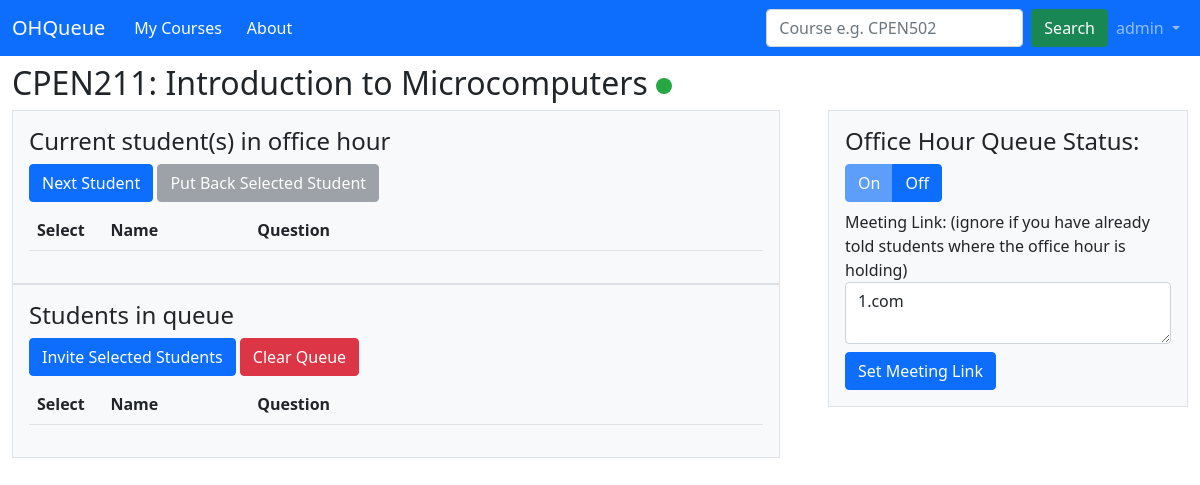
The app's page /course/1 (signed in) with its own data.
### ohq/models.py (models this page shows, shortened)
class Course(models.Model):
    code = models.CharField(max_length=10)
    subject = models.CharField(null=False,
        max_length=5,
        choices=SUBJECT_CODE,
        default=CPEN)
    number = models.IntegerField(default=0)
    session = models.CharField(max_length=5, default="")
    semester = models.CharField(null=False,
        max_length=2,
        choices=SEMESTER,
        default=W1)
    course_name = models.CharField(max_length=100, default="")
    status = models.BooleanField(default=False)
    meeting_link = models.URLField(default="")
    teaching_instructor = models.ManyToManyField("Instructor")

### ohq/views.py (the view, shortened to what this page needs)
# urls.py: path("course/<int:pk>", views.CourseQueueView.as_view(), name="course_queue"),
class CourseQueueView(generic.DetailView):
    model = Course
    template_name = "ohq/course_queue.html"
    def get_context_data(self, **kwargs):
        def get_queue(course):
            result = []
            query_set = Queue.objects.filter(course=course).order_by("joined_time").all()
            return result
        def get_subqueue(course):
            result = []
            query_set = Queue.objects.filter(course=course, instructor=self.request.user.instructor).order_by("joined_time").all()
            if len(query_set) == 0:
                return result
        context = super().get_context_data(**kwargs)
        course = get_object_or_404(Course, pk=self.kwargs["pk"])
        is_instructor = check_is_instructor(self.request.user, course)
        if is_instructor:
            context["is_instructor"] = is_instructor
            context["queue"] = get_queue(course)
            context["sub_queue"] = get_subqueue(course)
        return context

### ohq/views.py (called while the page is built)
def check_is_instructor(user, course):
    is_instructor = False
    if user.id is not None:
        results = Instructor.objects.filter(user=user, teaching_course=course).count()
        if results > 0:
            is_instructor = True
    return is_instructor

### ohq/templates/ohq/course_queue.html (shortened to what this page needs)
<!DOCTYPE html>
<html lang="en">
  <head>
    {% load static %}
    <link
      href="https://cdn.jsdelivr.net/npm/bootstrap@5.1.3/dist/css/bootstrap.min.css"
      rel="stylesheet"
>
  </head>
  <body>
    <nav class="navbar navbar-expand-lg navbar-dark bg-primary">
      <div class="container-fluid">
        <a class="navbar-brand" href="/">OHQueue</a>
        <form action="{% url 'ohq:my_courses' %}">
          <div class="btn-group" role="group">
            <button type="submit" class="btn btn-primary">My Courses</button>
            <button type="button" class="btn btn-primary">About</button>
          </div>
        </form>
        <div class="collapse navbar-collapse justify-content-end"
          id="navbarSupportedContent">
          <form class="d-flex" action="{% url 'ohq:prepare_search' %}" method="post">
            <input class="form-control me-2" type="search"
            placeholder="Course e.g. CPEN502" aria-label="Search"
            name="search_query">
            <button class="btn btn-success" type="submit">Search</button>
          </form>
          {% if user.is_authenticated %}
          <ul class="navbar-nav mb-2 mb-lg-0">
            <li class="nav-item dropdown">
              <a class="nav-link dropdown-toggle" href="#" id="navbarDropdown"
                role="button" data-bs-toggle="dropdown" aria-expanded="false">
                {{ user.username }}
              </a>
            </li>
          </ul>
          {% endif %}
        </div>
      </div>
    </nav>
      <div class="container-fluid mt-2">
        <h2>
          {{ course.code }}: {{ course.course_name }}
          {% if course.status %}
          <svg xmlns="http://www.w3.org/2000/svg" width="16" height="16"
            fill="currentColor"
            class="bi bi-circle-fill" viewBox="0 0 16 16" style="fill:#28a745">
            <circle cx="8" cy="8" r="8"></circle>
          </svg>
          {% else %}
          <svg xmlns="http://www.w3.org/2000/svg" width="16" height="16"
            fill="currentColor"
            class="bi bi-circle-fill" viewBox="0 0 16 16" style="fill:#dc3545">
            <circle cx="8" cy="8" r="8"></circle>
          </svg>
          {% endif %}
        </h2>
        <div class="row gx-5">
          {% if is_instructor %}
          <div class="col-8">
            {% if course.status %}
            <div class="container p-3 border bg-light">
              <h4>Current student(s) in office hour</h4>
              <form action="{{ course.pk }}/next_student" method="post">
                <button type="submit" class="btn btn-primary">Next Student</button>
                {% if sub_queue|length != 0 %}
                <button type="submit" class="btn btn-secondary" formaction="{{ course.pk }}/put_back">Put Back Selected Student</button>
                {% else %}
                <button type="submit" class="btn btn-secondary" disabled>Put Back Selected Student</button>
                {% endif %}
                <table class="table table-striped mt-2">
                  <thead>
                    <tr>
                      <th style="width: 10%">Select</th>
                      <th style="width: 20%">Name</th>
                      <th style="width: 70%">Question</th>
                    </tr>
                  </thead>
                </table>
              </form>
            </div>
            <div class="container p-3 border bg-light">
              <h4>Students in queue</h4>
              <form action="{{ course.pk }}/invite_students" method="post">
                  <button type="submit" class="btn btn-primary">Invite Selected
                    Students</button>
                  <button type="button" class="btn btn-danger" data-bs-toggle="modal" data-bs-target="#clear_queue_model">
                    Clear Queue
                  </button>
                <table class="table table-striped mt-2">
                  <thead>
                    <tr>
                      <th style="width: 10%">Select</th>
                      <th style="width: 20%">Name</th>
                      <th style="width: 70%">Question</th>
                    </tr>
                  </thead>
                </table>
              </form>
            </div>
            {% else %}
            <div class="container p-3 border bg-light">
              <h4>You are yet to start the office hour queue!</h4>
              <p>Toggle the switch on the right to start office hour.</p>
            </div>
            {% endif %}
          </div>
          <div class="col-4">
            <div class="container p-3 border bg-light">
              <h4>
                Office Hour Queue Status:
              </h4>
              {% if course.status %}
              <form action="{{ course.pk }}/change_status" method="post">
                <div class="btn-group" role="group">
                  <button class="btn btn-primary" type="submit" disabled>On</button>
                  <button class="btn btn-primary" type="submit">Off</button>
                </div>
              </form>
              <div class="mt-2">
                <form action="{{ course.pk }}/meeting_link" method="post">
                  <label for="meeting_link">
                  Meeting Link: (ignore if you have already told students where the office hour is holding)
                  </label>
                  {% if course.meeting_link %}
                  <textarea class="form-control" type="url" id="meeting_link"
                    name="meeting_link" rows="2">{{ course.meeting_link }}</textarea>
                  <button class="btn btn-primary mt-2" type="submit">Set Meeting
                    Link</button>
                  {% else %}
                  <textarea class="form-control" type="url" id="meeting_link"
                    name="meeting_link" rows="2" placeholder="zoom.com"></textarea>
                  <button class="btn btn-primary mt-2" type="submit">Set Meeting
                    Link</button>
                  {% endif %}
                </form>
              </div>
              {% endif %}
            </div>
          </div>
          {% endif %}
        </div>
      </div>
    </body>
  </html>

### records on screen
Course: code "CPEN211", course_name "Introduction to Microcomputers", meeting_link "1.com"

### other values on screen
{{ user.username }} "admin"
